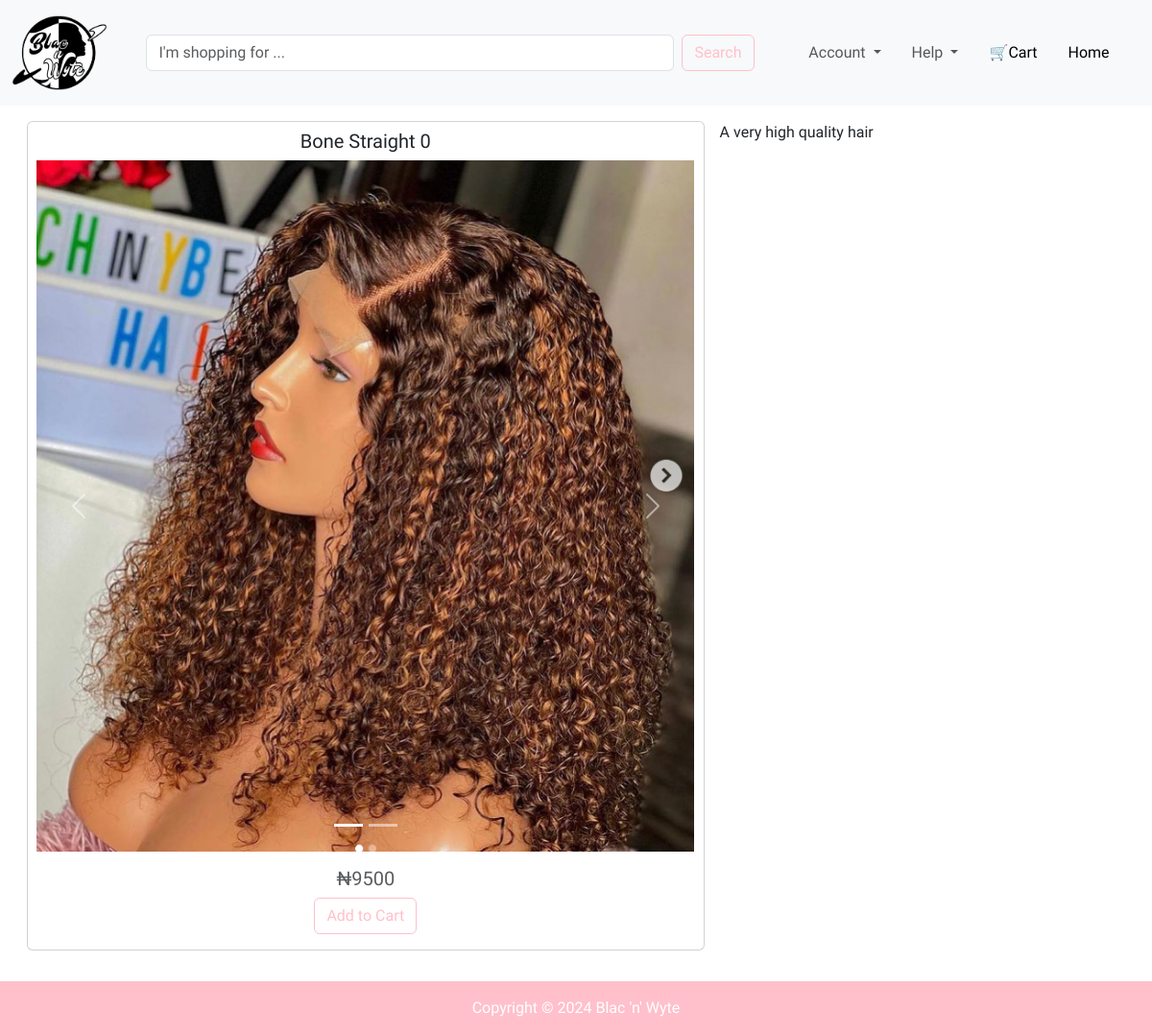
/detail/1, run on the app's committed database.
### database.py (models this page shows, shortened)
class Product(db.Model):
    id: Mapped[int] = mapped_column(primary_key=True)
    image: Mapped[str]
    name: Mapped[str]
    desc: Mapped[str]
    price: Mapped[int]

### onlinestore.py (the view, shortened to what this page needs)
@app.route("/detail/<int:idx>", methods=["GET", "POST"])
def detail(idx):
    form = Form()
    product = db.session.execute(db.select(Product).where(Product.id == idx)).scalar()
    if product:
        static_folder = os.path.join(app.root_path, 'static')
        image_folder = os.path.join(app.root_path, 'static/hair_images')
        video_folder = os.path.join(app.root_path, 'static/videos')
        image_f = product.image.split('.')
        image_format = image_f[0][12:-1]
        image_files = []
        for root, dirs, files in os.walk(image_folder):
            for file in files:
                if file.startswith(image_format):
                    rel_path = os.path.relpath(os.path.join(root, file), static_folder)
                    rel_path = rel_path.replace("\\", "/")
                    image_files.append(rel_path)
                    print(image_files)
        no_of_images = len(image_files)
        images = [(num + 1, item) for num, item in enumerate(image_files)]
        video_files = []
        if len(video_files) > 0:
            videos = [(num + 1, item) for num, item in enumerate(video_files)]
        else:
            videos = None
        return render_template('detail.html', product=product, logged_in=current_user.is_authenticated, user=current_user, form=form, year=year, images=images, videos=videos, no_of_images=no_of_images)
    else:
        abort(404)

### form.py
class Form(FlaskForm):
    idx = IntegerField(label='idx')
    submit = SubmitField(label="Add to Cart", render_kw={"class": "btn btn-outline-success index-add-to-cart"})

### method_override.py (called while the page is built)
    def __call__(self, environ, start_response):
        method = environ.get('HTTP_X_HTTP_METHOD_OVERRIDE', '').upper()
        if method in self.allowed_methods:
            environ['REQUEST_METHOD'] = method
        if method in self.bodyless_methods:
            environ['CONTENT_LENGTH'] = '0'
        return self.app(environ, start_response)

### onlinestore.py (called while the page is built)
@app.before_request
def track_history():
    if request.endpoint == 'static' or request.method != 'GET':
        return
    history = session.get('history', [])
    history.append(request.url)
    if len(history) > 3:
        history.pop(0)
    session['history'] = history

### templates/detail.html (shortened to what this page needs)
{% extends "header.html" %}
{% block content %}
    <section id="detail">
      <div class="container-fluid">
        <div class="card text-center">
          <div class="card-body-title">
            <h5 class="card-title">{{product.name}}</h5>
          </div>
          <div id="carouselDetail" class="carousel slide" data-ride="carousel">
            <div class="carousel-indicators">
                {% for idx, image in images %}
                    <button type="button" data-bs-target="#carouselDetail" data-bs-slide-to="{{ idx - 1 }}" class="{{ 'active' if idx == 1 }}" aria-current="{{ 'true' if idx == 1 }}" aria-label="Slide {{ idx }}"></button>
                {% endfor %}
            </div>
            <div class="carousel-inner">
                {% for idx, image in images %}
                    <div class="carousel-item {{ 'active' if idx == 1 }}">
                        <img src="{{ url_for('static', filename=image) }}" class="d-block w-100 card-img-top" alt="...">
                    </div>
                {% endfor %}
            </div>
            <button class="carousel-control-prev" type="button" data-bs-target="#carouselDetail" data-bs-slide="prev">
                <span class="carousel-control-prev-icon" aria-hidden="true"></span>
              </button>
              <button class="carousel-control-next" type="button" data-bs-target="#carouselDetail" data-bs-slide="next">
                <span class="carousel-control-next-icon" aria-hidden="true"></span>
            </button>
          </div>
          <div class="card-body">
            <h5 class="card-title mb-2 text-body-secondary">₦{{product.price}}</h5>
            <form method="POST">
              {{ form.submit }}
            </form>
          </div>
        </div>
        <div class="product_desc">
          {{ product.desc | safe }}
        </div>
      </div>
    </section>
{% endblock %}

### static/css/style.css (style rules this page uses)
body { font-family: "Quicksand", sans-serif; font-optical-sizing: auto; display: flex; flex-direction: column; min-height: 100vh; }
.btn-outline-success { --bs-btn-color: #FFC0CB; --bs-btn-border-color: #FFC0CB; --bs-btn-hover-color: #fff; --bs-btn-hover-bg: #FFC0CB; --bs-btn-hover-border-color: #FFC0CB; --bs-btn-focus-shadow-rgb: 25,135,84; --bs-btn-active-color: #fff; --bs-btn-active-bg: #FFC0CB; --bs-btn-active-border-color: #FFC0CB; --bs-btn-active-shadow: inset 0 3px 5px rgba(0, 0, 0, 0.125); --bs-btn-disabled-color: #FFC0CB; --bs-btn-disabled-bg: transparent; --bs-btn-disabled-border-color: #FFC0CB; --bs-gradient: none; }
.w-100 { height: 70vh; object-fit: cover; }
.card { margin: 1rem; width: 20%; display: inline-block; }
.card-body-title { padding-top: 0.5rem; }
.card-img-top { height: 250px; object-fit: cover; }
#detail .card { width: 60%; }
#detail .card-img-top { height: 90vh; object-fit: contain; }
.product_desc { display: inline-block; position: absolute; margin-top: 1rem; }

### data on the page
Product: name "Bone Straight 0", price "9500", desc "A very high quality hair"

### other printed values
{{ year }} "2024"
